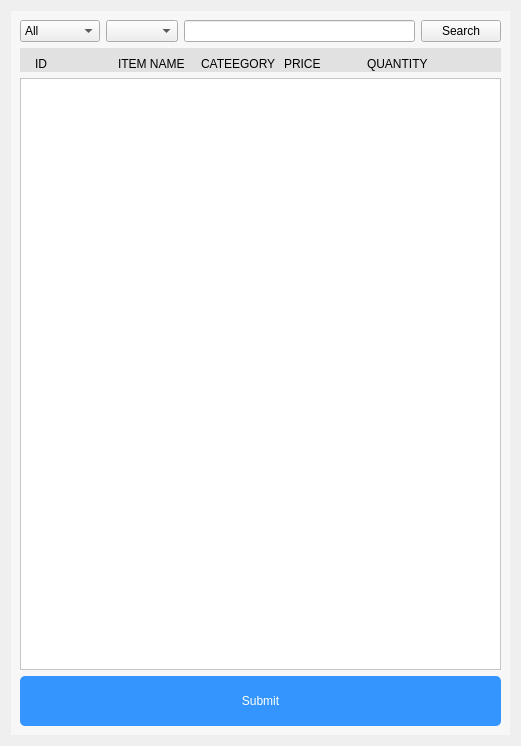
<?xml version="1.0" encoding="UTF-8"?>
<ui version="4.0">
 <class>AddOrderItem</class>
 <widget class="QWidget" name="AddOrderItem">
  <property name="geometry">
   <rect>
    <x>0</x>
    <y>0</y>
    <width>521</width>
    <height>746</height>
   </rect>
  </property>
  <property name="windowTitle">
   <string>Add To Cart</string>
  </property>
  <property name="styleSheet">
   <string notr="true">font: 10pt &quot;MS Shell Dlg 2&quot;;</string>
  </property>
  <layout class="QVBoxLayout" name="verticalLayout">
   <item>
    <widget class="QWidget" name="window" native="true">
     <property name="styleSheet">
      <string notr="true">#window
{
	background-color: rgba(255, 255,255,0.5);
}</string>
     </property>
     <layout class="QGridLayout" name="gridLayout">
      <property name="leftMargin">
       <number>9</number>
      </property>
      <property name="topMargin">
       <number>9</number>
      </property>
      <property name="rightMargin">
       <number>9</number>
      </property>
      <property name="bottomMargin">
       <number>9</number>
      </property>
      <item row="2" column="0">
       <widget class="QWidget" name="horizontalWidget" native="true">
        <property name="styleSheet">
         <string notr="true">background-color: rgb(225, 225, 225);
</string>
        </property>
        <layout class="QHBoxLayout" name="horizontalLayout_2">
         <property name="leftMargin">
          <number>15</number>
         </property>
         <property name="rightMargin">
          <number>1</number>
         </property>
         <property name="bottomMargin">
          <number>1</number>
         </property>
         <item>
          <widget class="QLabel" name="label_6">
           <property name="text">
            <string>ID</string>
           </property>
           <property name="margin">
            <number>0</number>
           </property>
          </widget>
         </item>
         <item>
          <widget class="QLabel" name="label_5">
           <property name="text">
            <string>ITEM NAME</string>
           </property>
          </widget>
         </item>
         <item>
          <widget class="QLabel" name="label_4">
           <property name="text">
            <string>CATEEGORY</string>
           </property>
          </widget>
         </item>
         <item>
          <widget class="QLabel" name="label_3">
           <property name="text">
            <string>PRICE</string>
           </property>
          </widget>
         </item>
         <item>
          <widget class="QLabel" name="label_2">
           <property name="maximumSize">
            <size>
             <width>100</width>
             <height>16777215</height>
            </size>
           </property>
           <property name="text">
            <string>QUANTITY</string>
           </property>
          </widget>
         </item>
         <item>
          <widget class="QLabel" name="label">
           <property name="minimumSize">
            <size>
             <width>50</width>
             <height>0</height>
            </size>
           </property>
           <property name="maximumSize">
            <size>
             <width>50</width>
             <height>16777215</height>
            </size>
           </property>
           <property name="text">
            <string/>
           </property>
          </widget>
         </item>
        </layout>
       </widget>
      </item>
      <item row="3" column="0">
       <widget class="QScrollArea" name="scrollArea">
        <property name="styleSheet">
         <string notr="true">#scrollArea,#scrollAreaWidgetContents
{
	background-color: rgb(255, 255, 255);
}</string>
        </property>
        <property name="widgetResizable">
         <bool>true</bool>
        </property>
        <widget class="QWidget" name="scrollAreaWidgetContents">
         <property name="geometry">
          <rect>
           <x>0</x>
           <y>0</y>
           <width>483</width>
           <height>588</height>
          </rect>
         </property>
         <layout class="QVBoxLayout" name="verticalLayout_2">
          <property name="leftMargin">
           <number>0</number>
          </property>
          <property name="topMargin">
           <number>0</number>
          </property>
          <property name="rightMargin">
           <number>0</number>
          </property>
          <property name="bottomMargin">
           <number>0</number>
          </property>
          <item>
           <widget class="QWidget" name="widget" native="true">
            <layout class="QVBoxLayout" name="verticalLayout_3">
             <property name="leftMargin">
              <number>0</number>
             </property>
             <property name="rightMargin">
              <number>0</number>
             </property>
             <property name="bottomMargin">
              <number>0</number>
             </property>
             <item>
              <layout class="QVBoxLayout" name="displayAddOrder"/>
             </item>
             <item>
              <spacer name="verticalSpacer">
               <property name="orientation">
                <enum>Qt::Vertical</enum>
               </property>
               <property name="sizeHint" stdset="0">
                <size>
                 <width>20</width>
                 <height>375</height>
                </size>
               </property>
              </spacer>
             </item>
            </layout>
           </widget>
          </item>
         </layout>
        </widget>
       </widget>
      </item>
      <item row="1" column="0">
       <layout class="QHBoxLayout" name="horizontalLayout">
        <item>
         <widget class="QComboBox" name="menuColumn">
          <item>
           <property name="text">
            <string>All</string>
           </property>
          </item>
          <item>
           <property name="text">
            <string>ID</string>
           </property>
          </item>
          <item>
           <property name="text">
            <string>Name</string>
           </property>
          </item>
          <item>
           <property name="text">
            <string>Category</string>
           </property>
          </item>
          <item>
           <property name="text">
            <string>Price</string>
           </property>
          </item>
         </widget>
        </item>
        <item>
         <widget class="QComboBox" name="categoryList"/>
        </item>
        <item>
         <widget class="QLineEdit" name="SearchTextBox"/>
        </item>
        <item>
         <widget class="QPushButton" name="btnSearch">
          <property name="text">
           <string>Search</string>
          </property>
         </widget>
        </item>
       </layout>
      </item>
      <item row="4" column="0">
       <widget class="QPushButton" name="btnsubmit">
        <property name="minimumSize">
         <size>
          <width>0</width>
          <height>50</height>
         </size>
        </property>
        <property name="styleSheet">
         <string notr="true">background-color: #3495fe;
font: 16pt &quot;MS Shell Dlg 2&quot;;
color: white;
border-radius:5px;</string>
        </property>
        <property name="text">
         <string>Submit</string>
        </property>
       </widget>
      </item>
     </layout>
    </widget>
   </item>
  </layout>
 </widget>
 <resources/>
 <connections/>
</ui>
